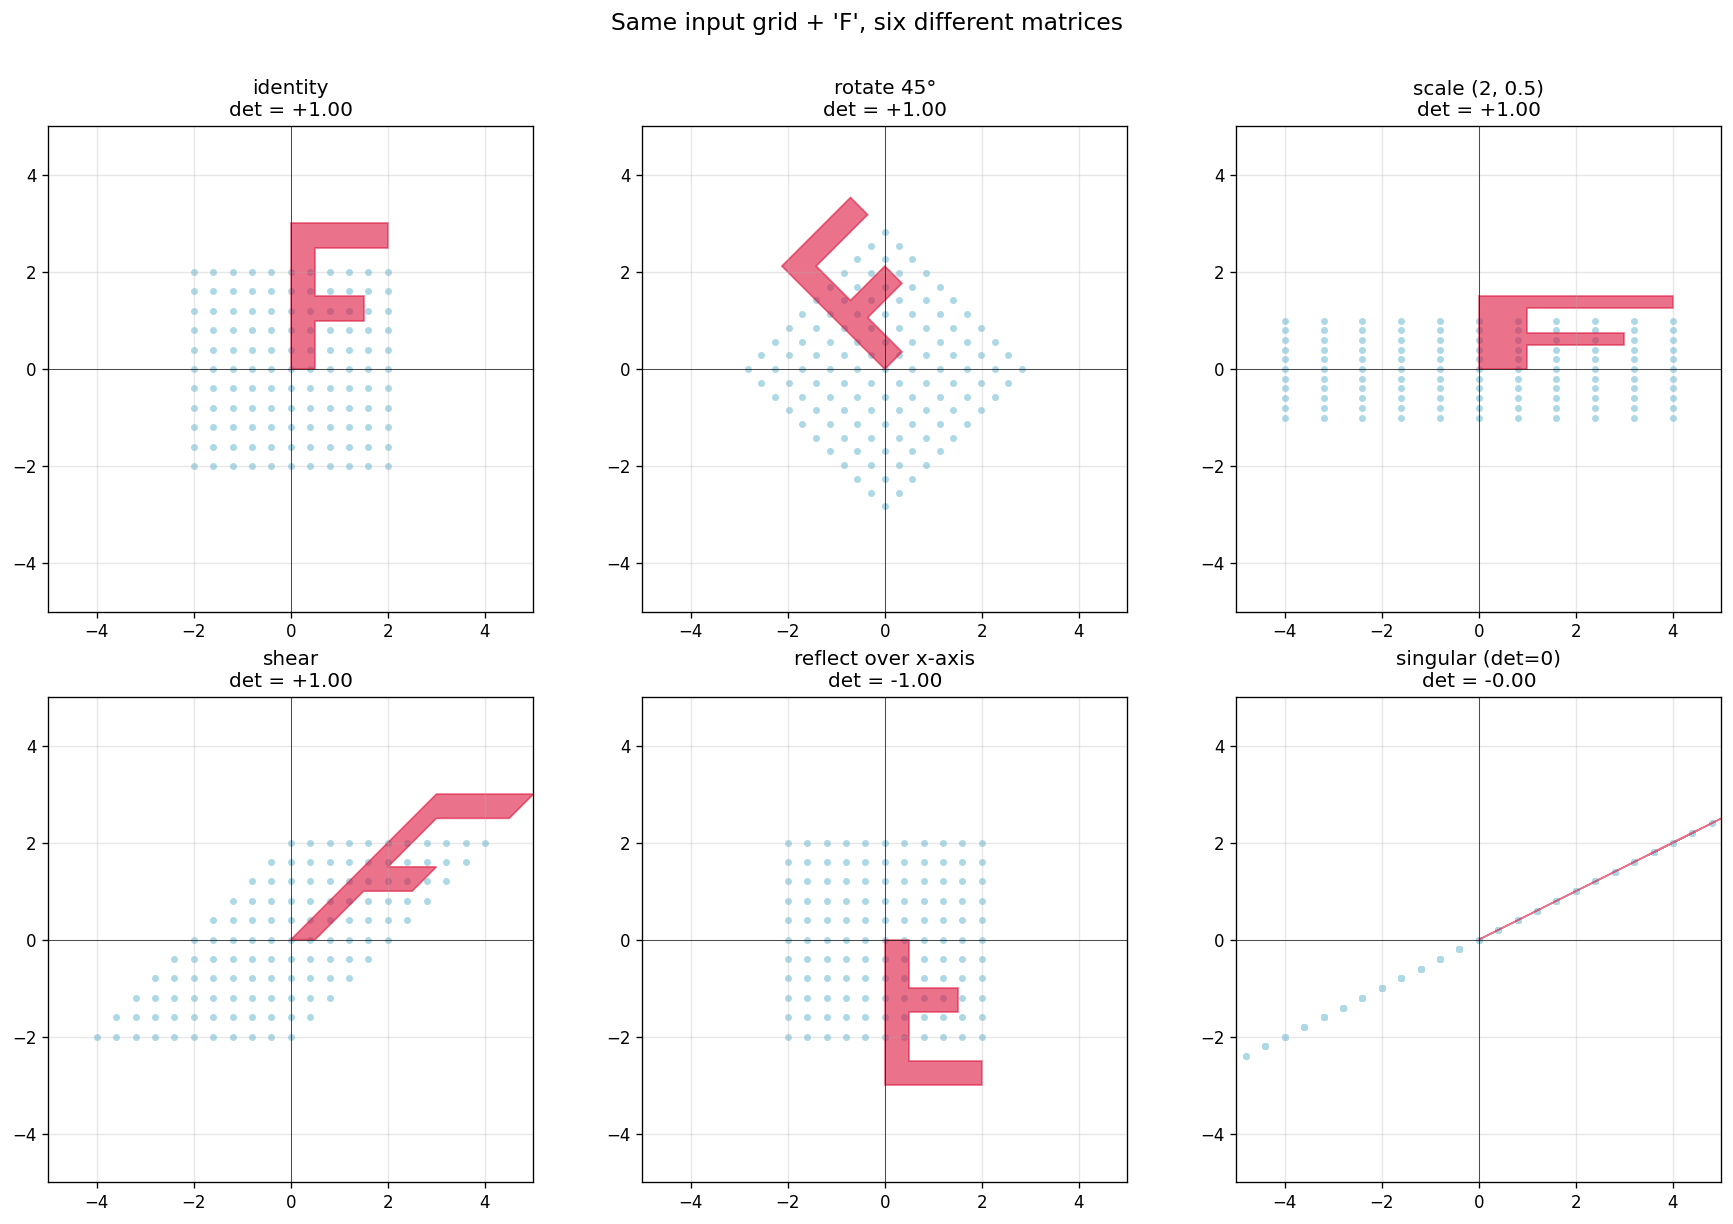

The Python source for this figure:
"""Matrix = linear transformation of space.

Cayley (1858) defined matrix algebra abstractly, but the geometric idea —
that 'multiply by a matrix' = 'warp the plane linearly' — is the load-bearing
intuition for everything from quaternions to convolutional layers. The
determinant tells you the area scaling factor (and a sign for orientation).
"""
import math
from pathlib import Path

import matplotlib.pyplot as plt
import torch

gx, gy = torch.meshgrid(
    torch.linspace(-2, 2, 11), torch.linspace(-2, 2, 11), indexing="xy"
)
grid = torch.stack([gx.flatten(), gy.flatten()], dim=0)

# An "F" shape — its asymmetry makes rotations and reflections obvious.
F_shape = torch.tensor(
    [[0, 0], [0, 3], [2, 3], [2, 2.5], [0.5, 2.5], [0.5, 1.5],
     [1.5, 1.5], [1.5, 1.0], [0.5, 1.0], [0.5, 0]],
    dtype=torch.float,
).T

matrices = {
    "identity": torch.eye(2),
    "rotate 45°": torch.tensor(
        [[math.cos(math.pi / 4), -math.sin(math.pi / 4)],
         [math.sin(math.pi / 4),  math.cos(math.pi / 4)]]
    ),
    "scale (2, 0.5)": torch.tensor([[2.0, 0.0], [0.0, 0.5]]),
    "shear": torch.tensor([[1.0, 1.0], [0.0, 1.0]]),
    "reflect over x-axis": torch.tensor([[1.0, 0.0], [0.0, -1.0]]),
    "singular (det=0)": torch.tensor([[1.0, 2.0], [0.5, 1.0]]),
}

fig, axes = plt.subplots(2, 3, figsize=(15, 10))
for ax, (name, M) in zip(axes.flat, matrices.items()):
    new_grid = M @ grid
    new_F = M @ F_shape
    ax.scatter(new_grid[0], new_grid[1], c="lightblue", s=10)
    ax.fill(new_F[0], new_F[1], alpha=0.6, color="crimson")
    ax.set_xlim(-5, 5)
    ax.set_ylim(-5, 5)
    ax.set_aspect("equal")
    ax.grid(alpha=0.3)
    ax.axhline(0, color="k", lw=0.4)
    ax.axvline(0, color="k", lw=0.4)
    ax.set_title(f"{name}\ndet = {torch.det(M).item():+.2f}")

plt.suptitle("Same input grid + 'F', six different matrices", y=1.01, fontsize=14)
plt.tight_layout()
out = Path(__file__).with_suffix(".png")
plt.savefig(out, dpi=120, bbox_inches="tight")
print(f"Saved: {out}")
